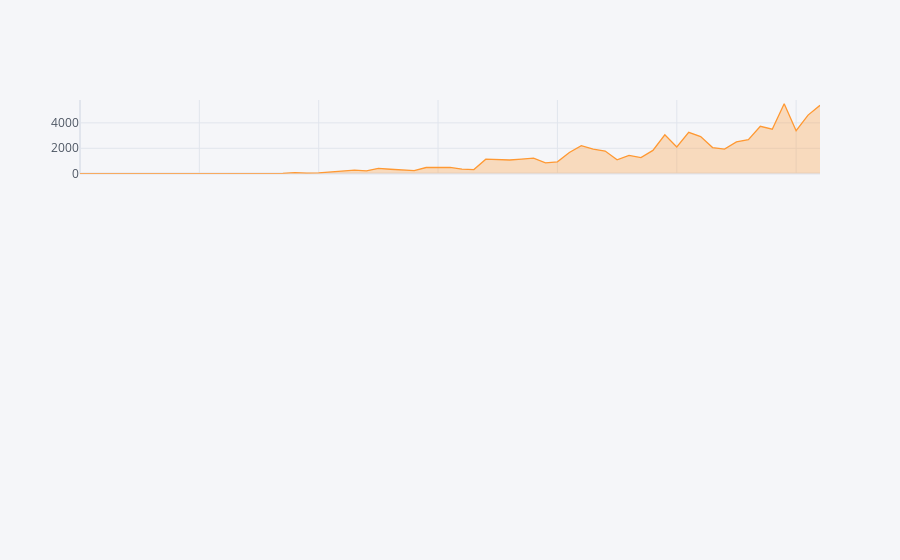

Here is the notebook cell this chart was saved with:
### Code cell
import cufflinks as cf



fig = casosNovosDia.casosNovos.iplot(asFigure=True, subplots=True, shape=(4,1), shared_xaxes=True, fill=True
                                   
)
#fig = casosTotal.casosAcumulados.iplot(asFigure=True, subplots=True, shape=(4,1), shared_xaxes=True, fill=True)
#fig = mortesTotal.obitosAcumulados.iplot(asFigure=True, subplots=True, shape=(4,1), shared_xaxes=True, fill=True)
fig.show()

### Figure 1 — Plotly figure (JSON) as saved in the notebook; plotly's stock layout.template omitted (floating-point values rounded to 4 significant figures)
{"data": [{"fill": "tozeroy", "fillcolor": "rgba(255, 153, 51, 0.3)", "line": {"color": "rgba(255, 153, 51, 1.0)", "dash": "solid", "shape": "linear", "width": 1.3}, "mode": "lines", "name": "casosNovos", "text": "", "type": "scatter", "x": [0, 1, 2, 3, 4, 5, 6, 7, 8, 9, 10, 11, 12, 13, 14, 15, 16, 17, 18, 19, 20, 21, 22, 23, 24, 25, 26, 27, 28, 29, 30, 31, 32, 33, 34, 35, 36, 37, 38, 39, 40, 41, 42, 43, 44, 45, 46, 47, 48, 49, 50, 51, 52, 53, 54, 55, 56, 57, 58, 59, 60, 61, 62], "xaxis": "x", "y": [1, 0, 0, 1, 0, 0, 0, 1, 4, 6, 6, 6, 0, 9, 18, 25, 21, 23, 79, 34, 57, 137, 193, 283, 224, 418, 345, 310, 232, 482, 502, 486, 353, 323, 1138, 1117, 1076, 1146, 1222, 852, 926, 1661, 2210, 1930, 1781, 1089, 1442, 1261, 1832, 3058, 2105, 3257, 2917, 2055, 1927, 2498, 2678, 3735, 3503, 5514, 3379, 4613, 5385], "yaxis": "y"}], "layout": {"legend": {"bgcolor": "#F5F6F9", "font": {"color": "#4D5663"}}, "paper_bgcolor": "#F5F6F9", "plot_bgcolor": "#F5F6F9", "title": {"font": {"color": "#4D5663"}}, "xaxis": {"anchor": "y", "domain": [0, 1], "gridcolor": "#E1E5ED", "matches": "x4", "showgrid": true, "showticklabels": false, "tickfont": {"color": "#4D5663"}, "title": {"font": {"color": "#4D5663"}, "text": ""}, "zerolinecolor": "#E1E5ED"}, "yaxis": {"anchor": "x", "domain": [0.8063, 1], "gridcolor": "#E1E5ED", "showgrid": true, "tickfont": {"color": "#4D5663"}, "title": {"font": {"color": "#4D5663"}, "text": ""}, "zerolinecolor": "#E1E5ED"}}}
